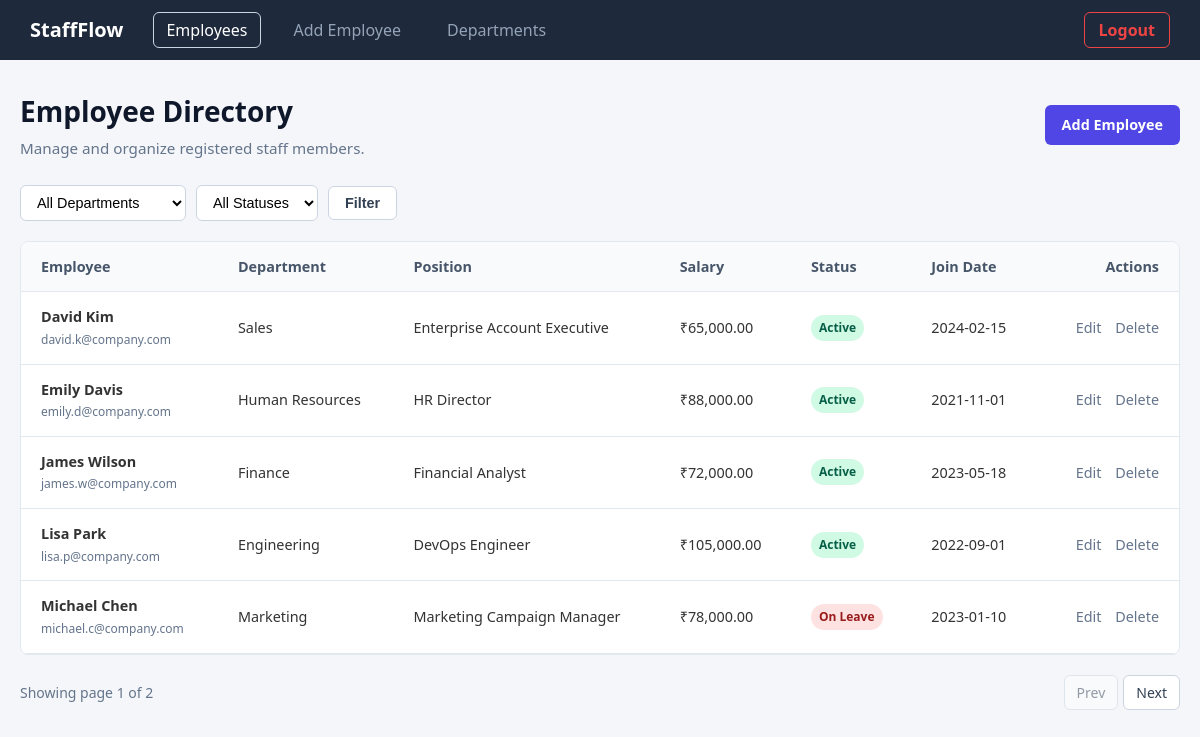
The page /employees.php (signed in) on the database its author committed.
### tables this page shows
CREATE TABLE IF NOT EXISTS employees (
    id INT AUTO_INCREMENT PRIMARY KEY,
    name VARCHAR(100) NOT NULL,
    email VARCHAR(100) UNIQUE NOT NULL,
    phone VARCHAR(20) DEFAULT NULL,
    department VARCHAR(100) NOT NULL,
    position VARCHAR(100) NOT NULL,
    salary DECIMAL(10, 2) NOT NULL DEFAULT 0.00,
    join_date DATE NOT NULL,
    status VARCHAR(20) NOT NULL DEFAULT 'Active',
    profile_pic VARCHAR(255) DEFAULT NULL,
    created_at TIMESTAMP DEFAULT CURRENT_TIMESTAMP
);

### employees.php (the view, shortened to what this page needs)
<?php
require_once 'db.php';
$filter_department_name = isset($_GET['department']) ? trim($_GET['department']) : '';
$filter_status_name = isset($_GET['status']) ? trim($_GET['status']) : '';
$filter_sql_string = '';
$count_result = mysqli_query($connection, "SELECT COUNT(*) as total_count FROM employees" . $filter_sql_string);
$total_matching_records = 0;
if ($count_result) {
    $count_row = mysqli_fetch_assoc($count_result);
    $total_matching_records = $count_row['total_count'];
}
$records_per_page = 5;
$total_pagination_pages = ceil($total_matching_records / $records_per_page);
$current_page_number = isset($_GET['page']) && is_numeric($_GET['page']) ? (int)$_GET['page'] : 1;
$query_offset_value = ($current_page_number - 1) * $records_per_page;
$select_employees_query = "SELECT * FROM employees" . $filter_sql_string . " ORDER BY name ASC LIMIT $records_per_page OFFSET $query_offset_value";
$select_employees_result = mysqli_query($connection, $select_employees_query);
$employee_list_data = [];
if ($select_employees_result) {
    while ($row = mysqli_fetch_assoc($select_employees_result)) {
        $employee_list_data[] = $row;
    }
}
?>
<!DOCTYPE html>
<html lang="en">
<head>
    <link rel="stylesheet" href="style.css">
</head>
<body>
    <nav class="navbar">
        <div class="navbar-left">
            <span class="navbar-brand">StaffFlow</span>
            <ul class="navbar-nav">
                <li><a href="employees.php" class="active">Employees</a></li>
                <li><a href="add-employee.php">Add Employee</a></li>
                <li><a href="departments.php">Departments</a></li>
            </ul>
        </div>
        <div>
            <a href="logout.php" class="navbar-logout-btn">Logout</a>
        </div>
    </nav>
    <div class="container">
        <div class="top-bar">
            <div class="top-bar-title">
                <h1>Employee Directory</h1>
                <p>Manage and organize registered staff members.</p>
            </div>
            <div>
                <a href="add-employee.php" class="btn btn-primary">Add Employee</a>
            </div>
        </div>
        <form method="GET" action="employees.php" class="filters-bar">
            <select name="department" class="filter-select">
                <option value="">All Departments</option>
            </select>
            <select name="status" class="filter-select">
                <option value="">All Statuses</option>
            </select>
            <button type="submit" class="btn btn-secondary">Filter</button>
        </form>
        <div class="table-container">
            <table class="data-table">
                <thead>
                    <tr>
                        <th>Employee</th>
                        <th>Department</th>
                        <th>Position</th>
                        <th>Salary</th>
                        <th>Status</th>
                        <th>Join Date</th>
                        <th style="text-align: right;">Actions</th>
                    </tr>
                </thead>
                <tbody>
                    <?php if (empty($employee_list_data)): ?>
                        <tr>
                            <td colspan="7" style="text-align: center; color: #64748b; padding: 40px 0;">
                                No employees found.
                            </td>
                        </tr>
                    <?php else: ?>
                        <?php foreach ($employee_list_data as $single_employee): ?>
                            <tr>
                                <td>
                                    <strong><?php echo htmlspecialchars($single_employee['name']); ?></strong><br>
                                    <small style="color: #64748b;"><?php echo htmlspecialchars($single_employee['email']); ?></small>
                                </td>
                                <td><?php echo htmlspecialchars($single_employee['department']); ?></td>
                                <td><?php echo htmlspecialchars($single_employee['position']); ?></td>
                                <td>₹<?php echo number_format($single_employee['salary'], 2); ?></td>
                                <td>
                                    <span class="badge <?php
                                        echo $single_employee['status'] === 'Active' ? 'badge-active' :
                                            ($single_employee['status'] === 'Leave' ? 'badge-leave' : 'badge-inactive');
                                    ?>">
                                        <?php echo htmlspecialchars($single_employee['status']); ?>
                                    </span>
                                </td>
                                <td><?php echo htmlspecialchars($single_employee['join_date']); ?></td>
                                <td style="text-align: right;">
                                    <a href="edit-employee.php?id=<?php echo $single_employee['id']; ?>" class="btn-icon">Edit</a>
                                    <a href="employees.php?delete_id=<?php echo $single_employee['id']; ?>" class="btn-icon danger" onclick="return confirm('Are you sure you want to delete this employee?')">Delete</a>
                                </td>
                            </tr>
                        <?php endforeach; ?>
                    <?php endif; ?>
                </tbody>
            </table>
        </div>
        <?php if ($total_pagination_pages > 1): ?>
            <div class="pagination">
                <div class="pagination-info">
                    Showing page <?php echo $current_page_number; ?> of <?php echo $total_pagination_pages; ?>
                </div>
                <div class="pagination-buttons">
                    <a href="employees.php?page=<?php echo $current_page_number - 1; ?>&department=<?php echo urlencode($filter_department_name); ?>&status=<?php echo urlencode($filter_status_name); ?>"
                       class="pagination-btn <?php echo $current_page_number <= 1 ? 'disabled' : ''; ?>">
                        Prev
                    </a>
                    <a href="employees.php?page=<?php echo $current_page_number + 1; ?>&department=<?php echo urlencode($filter_department_name); ?>&status=<?php echo urlencode($filter_status_name); ?>"
                       class="pagination-btn <?php echo $current_page_number >= $total_pagination_pages ? 'disabled' : ''; ?>">
                        Next
                    </a>
                </div>
            </div>
        <?php endif; ?>
    </div>
</body>
</html>

### style.css (style rules this page uses)
body { font-family: system-ui, -apple-system, BlinkMacSystemFont, "Segoe UI", Roboto, sans-serif; margin: 0; padding: 0; background-color: #f4f6f9; color: #333; line-height: 1.5; }
.navbar { background-color: #1e293b; color: white; padding: 15px 30px; display: flex; justify-content: space-between; align-items: center; }
.navbar-left { display: flex; align-items: center; gap: 30px; }
.navbar-brand { font-size: 1.25rem; font-weight: 700; }
.navbar-nav { display: flex; gap: 20px; list-style: none; margin: 0; padding: 0; }
.navbar-nav a { color: #94a3b8; text-decoration: none; font-weight: 500; padding: 6px 12px; border: 1px solid transparent; border-radius: 6px; transition: all 0.2s ease; }
.navbar-nav a:hover, .navbar-nav a.active { color: white; border-color: #cbd5e1; }
.navbar-logout-btn { color: #ef4444; text-decoration: none; font-weight: 600; padding: 6px 14px; border: 1px solid #ef4444; border-radius: 6px; transition: all 0.2s ease; }
.container { max-width: 1200px; margin: 30px auto; padding: 0 20px; }
h1 { font-size: 1.75rem; margin-top: 0; margin-bottom: 5px; color: #0f172a; }
.top-bar-title p { margin: 0; color: #64748b; font-size: 0.95rem; }
.top-bar { display: flex; justify-content: space-between; align-items: center; margin-bottom: 25px; }
.btn { display: inline-flex; align-items: center; gap: 6px; padding: 8px 16px; border-radius: 6px; text-decoration: none; font-weight: 600; font-size: 0.9rem; cursor: pointer; border: 1px solid transparent; }
.btn-primary { background-color: #4f46e5; color: white; }
.btn-secondary { background-color: white; color: #334155; border-color: #cbd5e1; }
.table-container { background: white; border-radius: 8px; border: 1px solid #e2e8f0; overflow: hidden; margin-bottom: 20px; }
table.data-table { width: 100%; border-collapse: collapse; }
table.data-table th, table.data-table td { padding: 14px 20px; text-align: left; border-bottom: 1px solid #e2e8f0; font-size: 0.9rem; }
table.data-table th { background-color: #f8fafc; font-weight: 600; color: #475569; }
.badge { display: inline-block; padding: 4px 8px; border-radius: 9999px; font-size: 0.75rem; font-weight: 600; }
.badge-active { background-color: #d1fae5; color: #065f46; }
.badge-inactive { background-color: #fee2e2; color: #991b1b; }
.filters-bar { display: flex; gap: 10px; margin-bottom: 20px; align-items: center; }
.filter-select { padding: 8px 12px; border: 1px solid #cbd5e1; border-radius: 6px; background: white; font-size: 0.9rem; }
.pagination { display: flex; justify-content: space-between; align-items: center; margin-top: 20px; }
.pagination-info { font-size: 0.875rem; color: #64748b; }
.pagination-buttons { display: flex; gap: 5px; }
.pagination-btn { padding: 6px 12px; border: 1px solid #cbd5e1; background: white; color: #334155; text-decoration: none; border-radius: 6px; font-size: 0.875rem; }
.pagination-btn.disabled { pointer-events: none; opacity: 0.5; }
.btn-icon { color: #64748b; text-decoration: none; margin-left: 10px; }

### rows shown on the page
employees: name "David Kim", email "david.k@company.com", department "Sales", position "Enterprise Account Executive", salary "65,000.00", status "Active", join_date "2024-02-15"
employees: name "Emily Davis", email "emily.d@company.com", department "Human Resources", position "HR Director", salary "88,000.00", status "Active", join_date "2021-11-01"
employees: name "James Wilson", email "james.w@company.com", department "Finance", position "Financial Analyst", salary "72,000.00", status "Active", join_date "2023-05-18"
employees: name "Lisa Park", email "lisa.p@company.com", department "Engineering", position "DevOps Engineer", salary "105,000.00", status "Active", join_date "2022-09-01"
employees: name "Michael Chen", email "michael.c@company.com", department "Marketing", position "Marketing Campaign Manager", salary "78,000.00", status "On Leave", join_date "2023-01-10"

### other values the page prints
$current_page_number "1"
$total_pagination_pages "2"
